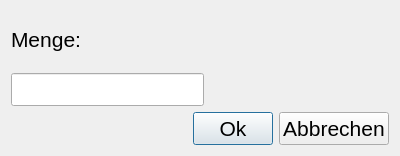
<?xml version="1.0" encoding="UTF-8"?>
<ui version="4.0">
 <class>changeQuantity</class>
 <widget class="QDialog" name="changeQuantity">
  <property name="windowModality">
   <enum>Qt::WindowModal</enum>
  </property>
  <property name="geometry">
   <rect>
    <x>0</x>
    <y>0</y>
    <width>400</width>
    <height>156</height>
   </rect>
  </property>
  <property name="windowTitle">
   <string>Menge ändern</string>
  </property>
  <property name="modal">
   <bool>true</bool>
  </property>
  <layout class="QVBoxLayout" name="verticalLayout_2">
   <item>
    <layout class="QHBoxLayout" name="horizontalLayout">
     <item>
      <layout class="QVBoxLayout" name="verticalLayout">
       <item>
        <widget class="QLabel" name="label">
         <property name="font">
          <font>
           <pointsize>16</pointsize>
          </font>
         </property>
         <property name="text">
          <string>Menge:</string>
         </property>
        </widget>
       </item>
       <item>
        <widget class="QLineEdit" name="txtQuantity">
         <property name="font">
          <font>
           <pointsize>16</pointsize>
          </font>
         </property>
        </widget>
       </item>
      </layout>
     </item>
     <item>
      <spacer name="horizontalSpacer_2">
       <property name="orientation">
        <enum>Qt::Horizontal</enum>
       </property>
       <property name="sizeHint" stdset="0">
        <size>
         <width>40</width>
         <height>20</height>
        </size>
       </property>
      </spacer>
     </item>
    </layout>
   </item>
   <item>
    <layout class="QHBoxLayout" name="horizontalLayout_2">
     <item>
      <spacer name="horizontalSpacer">
       <property name="orientation">
        <enum>Qt::Horizontal</enum>
       </property>
       <property name="sizeHint" stdset="0">
        <size>
         <width>40</width>
         <height>20</height>
        </size>
       </property>
      </spacer>
     </item>
     <item>
      <widget class="QPushButton" name="btnOk">
       <property name="font">
        <font>
         <pointsize>16</pointsize>
        </font>
       </property>
       <property name="text">
        <string>Ok</string>
       </property>
      </widget>
     </item>
     <item>
      <widget class="QPushButton" name="btnCancel">
       <property name="font">
        <font>
         <pointsize>16</pointsize>
        </font>
       </property>
       <property name="text">
        <string>Abbrechen</string>
       </property>
      </widget>
     </item>
    </layout>
   </item>
  </layout>
 </widget>
 <resources/>
 <connections>
  <connection>
   <sender>txtQuantity</sender>
   <signal>returnPressed()</signal>
   <receiver>btnOk</receiver>
   <slot>click()</slot>
   <hints>
    <hint type="sourcelabel">
     <x>140</x>
     <y>72</y>
    </hint>
    <hint type="destinationlabel">
     <x>199</x>
     <y>122</y>
    </hint>
   </hints>
  </connection>
 </connections>
</ui>
